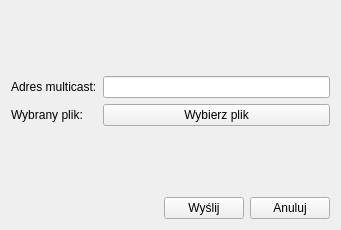
<?xml version="1.0" encoding="UTF-8"?>
<ui version="4.0">
 <class>SendWindow</class>
 <widget class="QWidget" name="SendWindow">
  <property name="geometry">
   <rect>
    <x>0</x>
    <y>0</y>
    <width>341</width>
    <height>230</height>
   </rect>
  </property>
  <property name="windowTitle">
   <string>Wyślij plik</string>
  </property>
  <layout class="QHBoxLayout" name="horizontalLayout">
   <item>
    <layout class="QVBoxLayout" name="verticalLayout">
     <item>
      <spacer name="verticalSpacer_2">
       <property name="orientation">
        <enum>Qt::Vertical</enum>
       </property>
       <property name="sizeHint" stdset="0">
        <size>
         <width>20</width>
         <height>40</height>
        </size>
       </property>
      </spacer>
     </item>
     <item>
      <layout class="QGridLayout" name="gridLayout">
       <item row="1" column="0">
        <widget class="QLabel" name="selectedFileLabel">
         <property name="text">
          <string>Wybrany plik:</string>
         </property>
        </widget>
       </item>
       <item row="1" column="1">
        <widget class="QPushButton" name="fileSelectButton">
         <property name="text">
          <string>Wybierz plik</string>
         </property>
        </widget>
       </item>
       <item row="0" column="1">
        <widget class="QLineEdit" name="multicastAddressLineEdit"/>
       </item>
       <item row="0" column="0">
        <widget class="QLabel" name="label">
         <property name="text">
          <string>Adres multicast:</string>
         </property>
        </widget>
       </item>
      </layout>
     </item>
     <item>
      <spacer name="verticalSpacer">
       <property name="orientation">
        <enum>Qt::Vertical</enum>
       </property>
       <property name="sizeHint" stdset="0">
        <size>
         <width>20</width>
         <height>40</height>
        </size>
       </property>
      </spacer>
     </item>
     <item>
      <layout class="QHBoxLayout" name="horizontalLayout_2">
       <item>
        <spacer name="horizontalSpacer">
         <property name="orientation">
          <enum>Qt::Horizontal</enum>
         </property>
         <property name="sizeHint" stdset="0">
          <size>
           <width>40</width>
           <height>20</height>
          </size>
         </property>
        </spacer>
       </item>
       <item>
        <widget class="QPushButton" name="acceptSendButton">
         <property name="text">
          <string>Wyślij</string>
         </property>
        </widget>
       </item>
       <item>
        <widget class="QPushButton" name="cancelSendButton">
         <property name="text">
          <string>Anuluj</string>
         </property>
        </widget>
       </item>
      </layout>
     </item>
    </layout>
   </item>
  </layout>
 </widget>
 <resources/>
 <connections/>
</ui>
